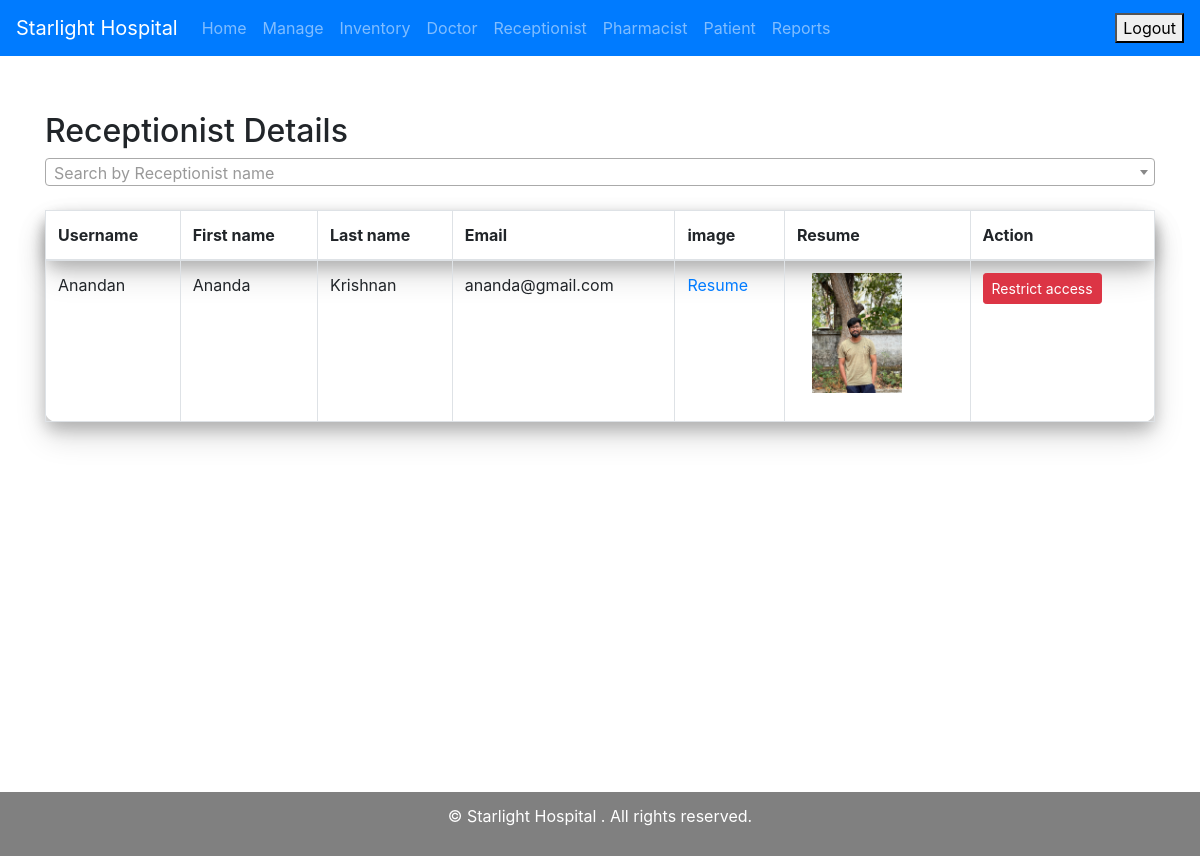
The app's page /hospital/admin/receptionist (signed in) with its own data.
### hospital_app/models.py (models this page shows)
class Receptionist(models.Model):
    user_profile = models.OneToOneField(UserProfile, on_delete=models.CASCADE)
    address=models.CharField(max_length=22225,null=True)
    image=models.ImageField(upload_to='Image/',null=True)
    resume=models.FileField (upload_to='Resume/',null=True)

class UserProfile(models.Model):
    ROLE_CHOICES = [
        ('Doctor', 'Doctor'),
        ('Patient', 'Patient'),
        ('Receptionist', 'Receptionist'),
        ('Pharmacist', 'Pharmacist'),
    ]
    user = models.OneToOneField(User, on_delete=models.CASCADE)
    role = models.CharField(max_length=15, choices=ROLE_CHOICES)
    soft_deletion = models.BooleanField(default=False)

### hospital_app/views.py (the view)
# urls.py: path('hospital/admin/receptionist',views.admin_receptionist,name='admin_receptionist'),
@login_required(login_url='hospital_loginpage')
def admin_receptionist(request):
    receptionists = Receptionist.objects.all()
    return render(request,'admin/admin_receptionist.html',{'receptionists':receptionists})

### templates/admin/admin_receptionist.html (shortened to what this page needs)
{% extends 'admin/navbar.html' %}
{% block content %}
{% load static %}
<link href="https://cdn.jsdelivr.net/npm/bootstrap@4.6.2/dist/css/bootstrap.min.css" rel="stylesheet">
    <link href="https://cdnjs.cloudflare.com/ajax/libs/font-awesome/6.7.1/css/all.min.css" rel="stylesheet">
    <link href="https://cdnjs.cloudflare.com/ajax/libs/select2/4.1.0-beta.1/css/select2.min.css" rel="stylesheet" />
    <div class="container mt-3" style="padding-top: 40px; min-height: 90vh;">
        <h2>Receptionist Details</h2>
        <div class="mb-4">
        </div>
        <table class="table table-bordered mt-4 projected">
            <thead class="projected">
                <tr>
                    <th>Username</th>
                    <th>First name</th>
                    <th>Last name</th>
                    <th>Email</th>
                    <th>image</th>
                    <th>Resume</th>
                    <th>Action</th>
                </tr>
            </thead>
            <tbody id="billTableBody">
                {% for receptionist in receptionists %}
                <tr data-bill-id="{{ receptionist.id }}"
                    >
                    <td>{{ receptionist.user_profile.user.username }}</td>
                    <td>{{ receptionist.user_profile.user.first_name }}</td>
                    <td>{{ receptionist.user_profile.user.last_name }}</td>
                    <td>{{ receptionist.user_profile.user.email }}</td>
                    <td> <a href="{{ receptionist.resume.url }}">Resume</a></td>
                    <td><img src="{{ receptionist.image.url }}" class="img-fluid mb-3" alt="Profile Picture" style="width: 120px; height: 120px;object-fit: contain;"></td>
                    <td>
                        {% if receptionist.user_profile.soft_deletion == True %}
                        <a href="{% url 'admin_access_receptionist' receptionist.id %}">
                            <button type="button" class="btn btn-success btn-sm view-history-btn" >
                                Grand access
                            </button></a>
                            {% else %}
                            <a href="{% url 'admin_restrict_receptionist' receptionist.id %}">
                            <button type="button" class="btn btn-danger btn-sm view-history-btn">
                                Restrict access
                            </button></a>
                            {% endif %}
                    </td>
                </tr>
                {% empty %}
                <tr>
                    <td colspan="7" class="text-center">No Receptionist</td>
                </tr>
                {% endfor %}
            </tbody>
        </table>
    </div>
</body>
{% endblock %}

### templates/admin/admin_receptionist.html (style rules this page uses)
.projected { box-shadow: 0 8px 15px rgba(0, 0, 0, 0.2), 0 15px 30px rgba(0, 0, 0, 0.15); border-radius: 12px; background: #ffffff; transition: transform 0.3s, box-shadow 0.3s; }

### records on screen
Receptionist: user_profile.user.username "Anandan", user_profile.user.first_name "Ananda", user_profile.user.last_name "Krishnan", user_profile.user.email "ananda@gmail.com", image (picture), shows "Restrict access"
